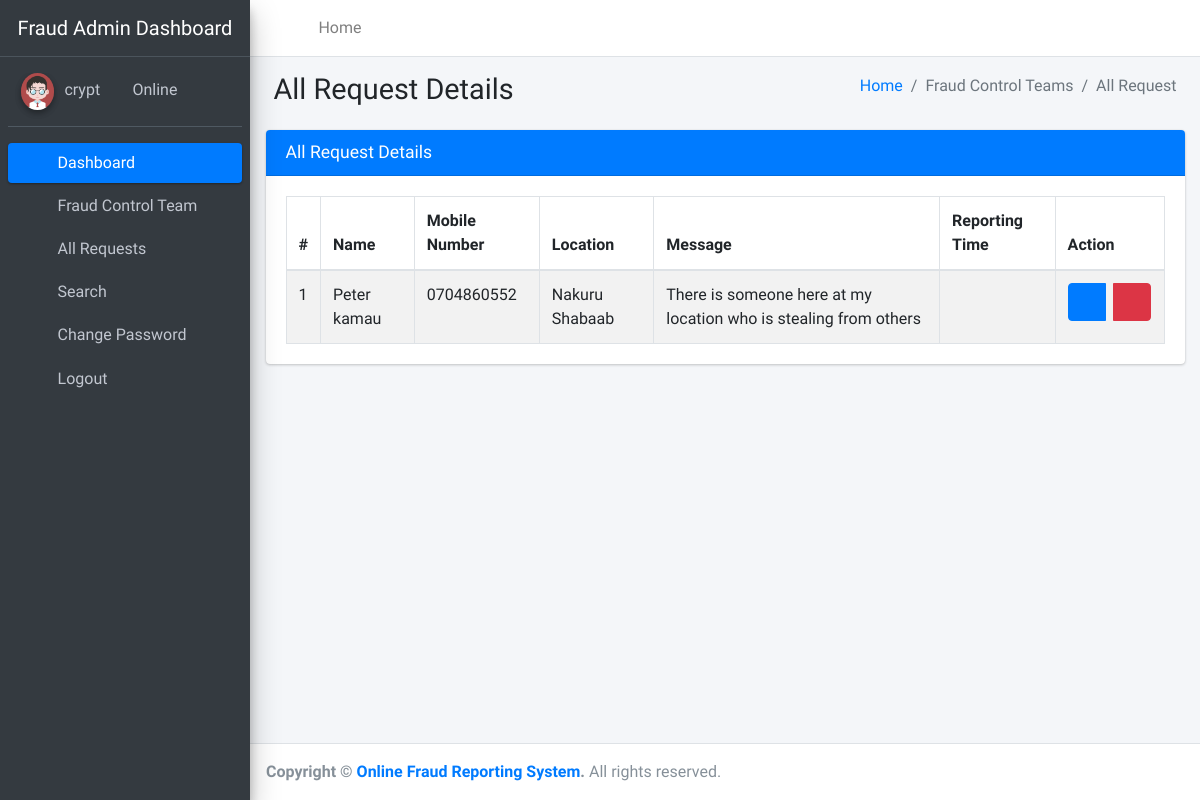
/allRequest/ (signed in), run on an earlier commit of the app's database.
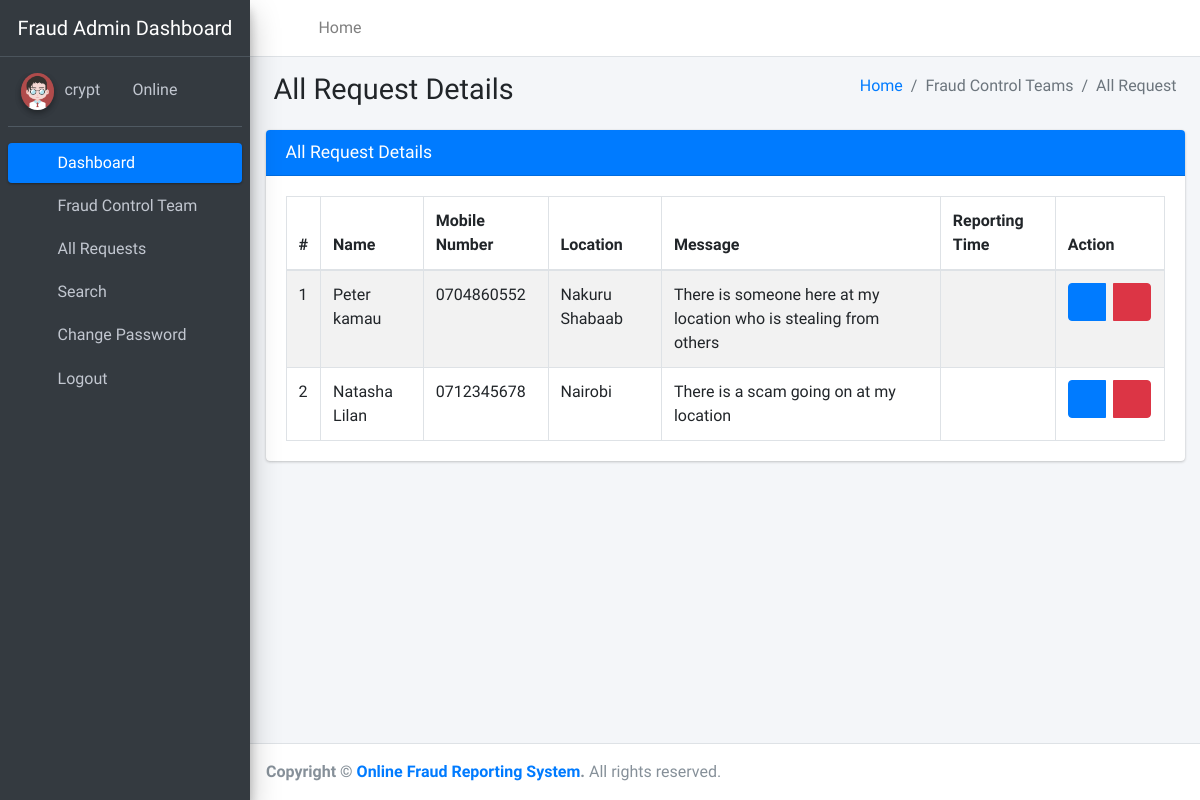
And on a later commit of the database.
### ReportSystem/models.py (models this page shows, shortened)
class Fraudreport(models.Model):
    fullName = models.CharField(max_length=100,null=True)
    mobileNumber = models.CharField(max_length=20,null=True)
    location = models.CharField(max_length=200,null=True)
    message = models.CharField(max_length=200,null=True)
    assignTo = models.ForeignKey(Team,on_delete=models.CASCADE,null=True)
    status = models.CharField(max_length=200,null=True)
    postingDate = models.DateTimeField(auto_now_add=True)
    assignedTime = models.DateTimeField(null=True)
    updationDate = models.DateTimeField(auto_now_add=True)
    class Meta:
        db_table = "fraudreport"

### ReportSystem/views.py (the view)
# urls.py: path('allRequest/', views.allRequest,name='allRequest'),
def allRequest(request):
    if not request.user.is_authenticated:
        return redirect('admin_login')
    fraudreport = Fraudreport.objects.all()
    return render(request,'admin/allRequest.html',locals())

### ReportSystem/templates/admin/allRequest.html
{% extends 'adminNavbar.html' %}
{% block main %}
{% load static %}
<section class="content">
    <div class="content-header">
        <div class="container-fluid">
            <div class="row mb-2">
                <div class="col-sm-6">
                    <h1 class="m-0">All Request Details</h1>
                </div>
                <div class="col-sm-6">
                    <ol class="breadcrumb float-sm-right">
                        <li class="breadcrumb-item"><a href="{% url 'dashboard' %}">Home</a></li>
                        <li class="breadcrumb-item active">Fraud Control Teams</li>
                        <li class="breadcrumb-item active">All Request</li>
                    </ol>
                </div>
            </div>
        </div>
    </div>
    <div class="container-fluid">
        <div class="row">
            <div class="col-md-12">
                <div class="card card-primary">
                    <div class="card-header">
                        <h3 class="card-title">All Request Details</h3>
                    </div>
                    <div class="card-body">
                        <table id="example1" class="table table-bordered table-striped">
                            <thead>
                            <tr>
                                <th>#</th>
                                <th>Name</th>
                                <th>Mobile Number</th>
                                <th>Location</th>
                                <th>Message</th>
                                <th>Reporting Time</th>
                                <th>Action</th>
                            </tr>
                            </thead>
                            <tbody>
                            {% for i in fraudreport %}
                            <tr>
                                <td>{{forloop.counter}}</td>
                                <td>{{i.fullName}}</td>
                                <td>{{i.mobileNumber}}</td>
                                <td>{{i.location}}</td>
                                <td>{{i.message}}</td>
                                <td>{{i.postingdate}}</td>
                                <td>
                                    <div class="btn-group">
                                        <a class="btn btn-primary" href="#"><i class="fa fa-eye"></i></a> &nbsp;&nbsp;
                                        <a class="btn btn-danger" onclick="return confirm('Are you sure to Delete ?')" href="#"><i
                                            class="fa fa-trash-alt"></i></a>
                                    </div>
                                </td>
                            </tr>
                            {% endfor %}
                            </tbody>
                        </table>
                    </div>
                </div>
            </div>
        </div>
    </div>
</section>
{% endblock %}

### ReportSystem/templates/adminNavbar.html (shortened to what this page needs)
{% load static %}
<!DOCTYPE html>
<html lang="en">
<head>
<link rel="stylesheet"
	href="{% static 'plugins/fontawesome-free/css/all.min.css' %}">
<link rel="stylesheet"
	href="https://code.ionicframework.com/ionicons/2.0.1/css/ionicons.min.css">
<link rel="stylesheet"
	href="{% static 'plugins/tempusdominus-bootstrap-4/css/tempusdominus-bootstrap-4.min.css' %}">
<link rel="stylesheet"
	href="{% static 'plugins/icheck-bootstrap/icheck-bootstrap.min.css' %}">
<link rel="stylesheet" href="{% static 'plugins/jqvmap/jqvmap.min.css' %}">
<link rel="stylesheet" href="{% static 'dist/css/adminlte.min.css' %}">
<link rel="stylesheet"
	href="{% static 'plugins/overlayScrollbars/css/OverlayScrollbars.min.css' %}">
<link rel="stylesheet"
	href="{% static 'plugins/daterangepicker/daterangepicker.css' %}">
<link rel="stylesheet"
	href="{% static 'plugins/summernote/summernote-bs4.min.css' %}">
</head>
<body class="hold-transition sidebar-mini layout-fixed">
	<div class="wrapper">
		<nav
			class="main-header navbar navbar-expand navbar-white navbar-light">
			<ul class="navbar-nav">
				<li class="nav-item"><a class="nav-link" data-widget="pushmenu"
					href="#" role="button"><i class="fas fa-bars"></i></a></li>
				<li class="nav-item d-none d-sm-inline-block"><a
					href="{% url 'dashboard' %}" class="nav-link">Home</a></li>
			</ul>
			<ul class="navbar-nav ml-auto">
				<li class="nav-item"><a class="nav-link"
					data-widget="fullscreen" href="#" role="button"> <i
						class="fas fa-expand-arrows-alt"></i>
				</a></li>
				<li class="nav-item"><a class="nav-link"
					data-widget="control-sidebar" data-controlsidebar-slide="true"
					href="#" role="button"> <i class="fas fa-th-large"></i>
				</a></li>
			</ul>
		</nav>
		<aside class="main-sidebar sidebar-dark-primary elevation-4">
			<a href="#" class="brand-link"> <img src=""
				<center><span class="brand-text font-weight-light">Fraud Admin Dashboard</span></center>
			</a>
			<div class="sidebar">
				<div class="user-panel mt-3 pb-3 mb-3 d-flex">
					<div class="image">
						<img src="{% static 'dist/img/user2-160x160.jpg' %}"
							class="img-circle elevation-2" alt="User Image">
					</div>
					<div class="info">
						<a href="#">{{user.username}} &nbsp;&nbsp;</a> <a href="#"><i
							class="fa fa-circle text-success"></i> Online</a>
					</div>
				</div>
				<nav class="mt-2">
					<ul class="nav nav-pills nav-sidebar flex-column"
						data-widget="treeview" role="menu" data-accordion="false">
						<li class="nav-item"><a href="{% url 'dashboard' %}"
							class="nav-link active"> <i
								class="nav-icon fas fa-tachometer-alt"></i>
								<p>Dashboard</p>
						</a></li>
						<li class="nav-item">
							<a href="#" class="nav-link"> <i class="nav-icon fas fa-th"></i>
								<p> Fraud Control Team <i class="fas fa-angle-left right"></i> </p>
							</a>
						</li>
						<li class="nav-item">
							<a href="{% url 'allRequest' %}" class="nav-link"> <i class="nav-icon fas fa-tree"></i>
								<p>All Requests</p>
							</a>
						</li>
						<li class="nav-item"><a href="{% url 'search' %}"
							class="nav-link"> <i class="nav-icon fas fa-search"></i>
								<p>Search</p>
						</a></li>
						<li class="nav-item"><a href="{% url 'changePassword' %}"
							class="nav-link"> <i class="nav-icon fas fa-cogs"></i>
								<p>Change Password</p>
						</a></li>
						<li class="nav-item"><a href="{% url 'logout' %}" class="nav-link">
								<i class="nav-icon fas fa-power-off"></i>
								<p>Logout</p>
						</a></li>
					</ul>
				</nav>
			</div>
		</aside>
		<div class="content-wrapper">
			{% block main %}
			{% endblock %}
		</div>
		<footer class="main-footer">
			<strong>Copyright &copy; <a href="{% url 'index' %}">Online Fraud Reporting System</a>.
			</strong> All rights reserved.
		</footer>
	</div>
</body>
</html>

What changed in the data, as far as the page shows it:
added Fraudreport: fullName "Natasha Lilan", mobileNumber "0712345678", location "Nairobi", message "There is a scam going on at my location"
